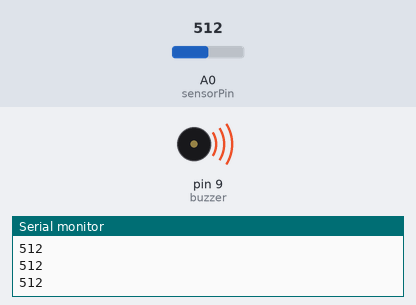
A sketch run on a simulated Arduino Uno, built with avr-gcc and run on an emulated ATmega328P. On the bench: buzzer (waves = sounding), the last lines printed to the serial monitor. The inputs (shaded band) are chosen by the test bench; at power-on: A0 (sensorPin) = 512.

Above: at 1.2 s.
1.3 s: A0 (sensorPin) set to 0
At 2.3 s:
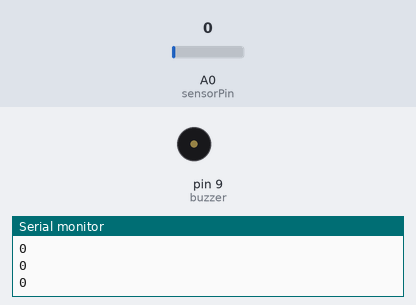
2.8 s: A0 (sensorPin) set to 122
At 3.6 s:
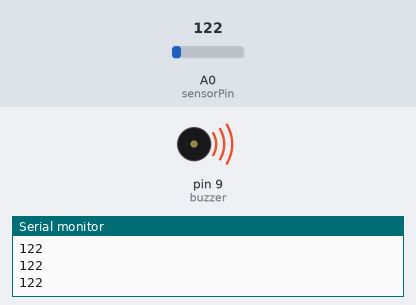
Timing chart, 0 to 5.8 s (numbered marks = the images above; inputs shaded):
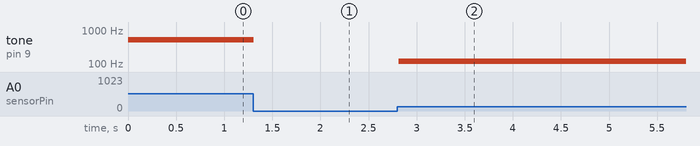

The sketch:

Buzzer_and_sensor.ino
```cpp
int buzzer = 9;
int sensorPin = A0;

void setup() {
  // put your setup code here, to run once:
  Serial.begin(9400);
  pinMode(sensorPin, INPUT);
  pinMode(buzzer, OUTPUT);

}

void loop() {
  // put your main code here, to run repeatedly:
  int sensorValue = analogRead(sensorPin);

  tone(buzzer, sensorValue);
  delay(50);
  Serial.println(sensorValue);
}
```

Measured:
- after the input at 1.3 s, tone on pin 9 (buzzer): 512 Hz → silent at once
- after the input at 2.8 s, tone on pin 9 (buzzer): silent → 122 Hz at once
